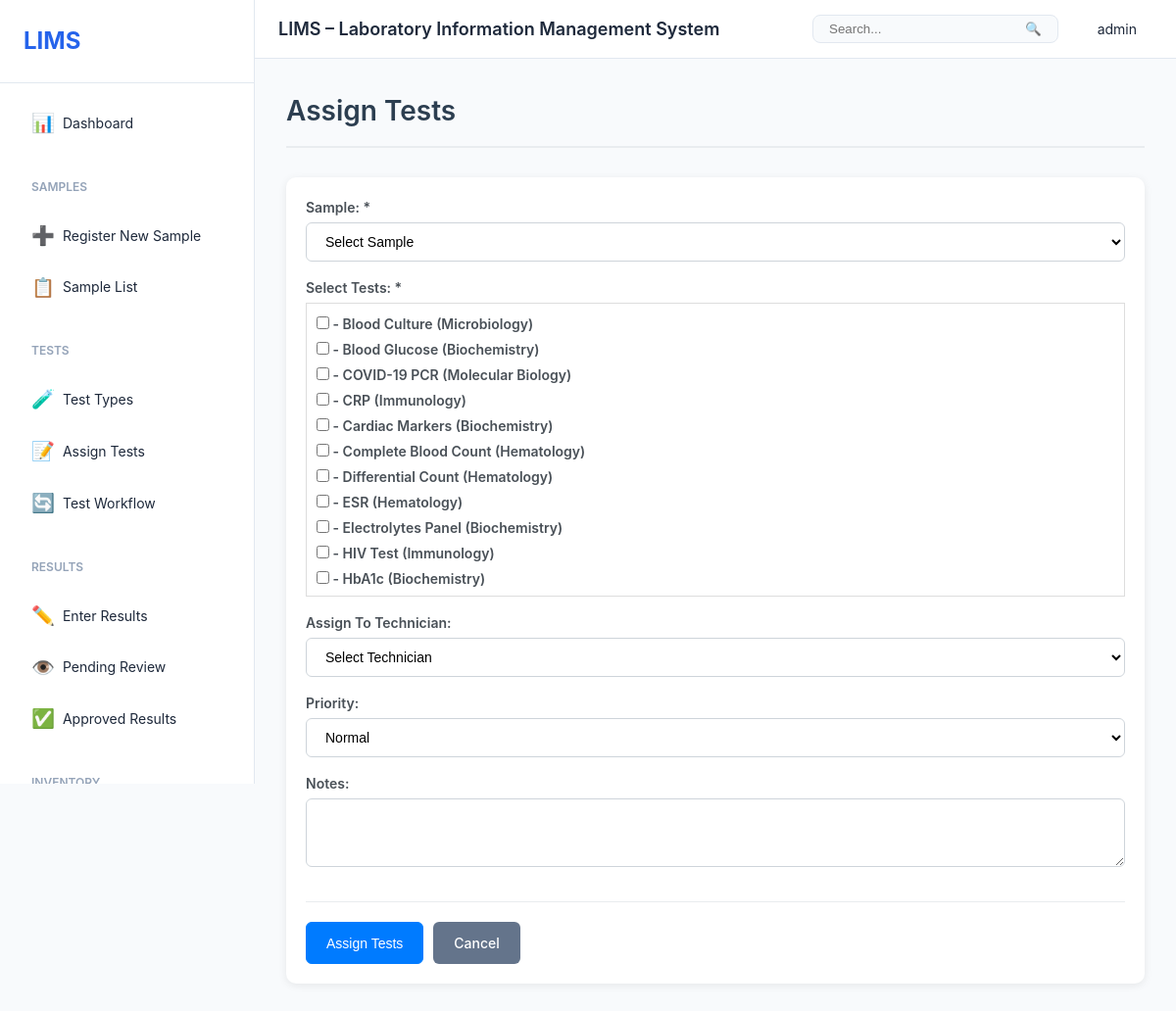
/tests/assign/ (signed in), run on the app's committed database.
### users/models.py (models this page shows, shortened)
class User(AbstractUser):
    role = models.ForeignKey(Role, on_delete=models.SET_NULL, null=True, blank=True)
    phone = models.CharField(max_length=20, blank=True)
    department = models.CharField(max_length=100, blank=True)
    employee_id = models.CharField(max_length=50, blank=True, unique=True)
    is_active = models.BooleanField(default=True)
    created_at = models.DateTimeField(auto_now_add=True)
    updated_at = models.DateTimeField(auto_now=True)
    class Meta:
        db_table = 'users'
        ordering = ['username']

### tests/models.py (models this page shows, shortened)
class Test(models.Model):
    CATEGORY_CHOICES = [
        ('hematology', 'Hematology'),
        ('biochemistry', 'Biochemistry'),
        ('microbiology', 'Microbiology'),
        ('immunology', 'Immunology'),
        ('molecular', 'Molecular Biology'),
        ('pathology', 'Pathology'),
        ('other', 'Other'),
    ]
    name = models.CharField(max_length=200, unique=True)
    code = models.CharField(max_length=50, unique=True)
    category = models.CharField(max_length=50, choices=CATEGORY_CHOICES)
    description = models.TextField(blank=True)
    turnaround_time = models.IntegerField(help_text='Expected turnaround time in hours')
    estimated_cost = models.DecimalField(max_digits=10, decimal_places=2, null=True, blank=True,
                                        help_text='Estimated cost per test')
    billable_amount = models.DecimalField(max_digits=10, decimal_places=2, null=True, blank=True,
                                         help_text='Amount charged to client')
    is_active = models.BooleanField(default=True)
    created_at = models.DateTimeField(auto_now_add=True)
    updated_at = models.DateTimeField(auto_now=True)
    class Meta:
        db_table = 'tests'
        ordering = ['name']

### tests/views.py (the view, shortened to what this page needs)
# urls.py: path('assign/', views.assign_test, name='assign_test'),
@login_required
def assign_test(request):
    samples = Sample.objects.filter(status__in=['registered', 'in_progress'])
    tests = Test.objects.filter(is_active=True)
    from users.models import User
    technicians = User.objects.filter(
        role__can_enter_results=True,
        is_active=True
    )
    context = {
        'samples': samples,
        'tests': tests,
        'technicians': technicians,
    }
    return render(request, 'tests/assign_test.html', context)

### templates/tests/assign_test.html (shortened to what this page needs)
{% extends 'base.html' %}
{% block content %}
<div class="page-header">
    <h1>Assign Tests</h1>
</div>
<div class="card">
    <div class="card-body">
        <form method="post">
            <div class="form-group">
                <label for="sample">Sample: *</label>
                <select name="sample" id="sample" required class="form-control">
                    <option value="">Select Sample</option>
                </select>
            </div>
            <div class="form-group">
                <label>Select Tests: *</label>
                <div style="border: 1px solid #ddd; padding: 10px; max-height: 300px; overflow-y: auto;">
                    {% for test in tests %}
                        <div class="checkbox">
                            <label>
                                <input type="checkbox" name="tests" value="{{ test.id }}">
                                {{ test.test_code }} - {{ test.name }} ({{ test.get_category_display }})
                            </label>
                        </div>
                    {% endfor %}
                </div>
            </div>
            <div class="form-group">
                <label for="assigned_to">Assign To Technician:</label>
                <select name="assigned_to" id="assigned_to" class="form-control">
                    <option value="">Select Technician</option>
                </select>
            </div>
            <div class="form-group">
                <label for="priority">Priority:</label>
                <select name="priority" id="priority" class="form-control">
                    <option value="normal">Normal</option>
                </select>
            </div>
            <div class="form-group">
                <label for="notes">Notes:</label>
                <textarea name="notes" id="notes" rows="3" class="form-control"></textarea>
            </div>
            <div class="form-actions">
                <button type="submit" class="btn btn-primary">Assign Tests</button>
                <a href="{% url 'tests:test_workflow' %}" class="btn btn-secondary">Cancel</a>
            </div>
        </form>
    </div>
</div>
{% endblock %}

### templates/base.html (shortened to what this page needs)
{% load static %}
<!DOCTYPE html>
<html lang="en">
<head>
    <link rel="stylesheet" href="{% static 'css/style.css' %}">
    <link rel="stylesheet" href="{% static 'css/labs.css' %}">
    <link rel="stylesheet" href="https://cdnjs.cloudflare.com/ajax/libs/font-awesome/5.15.4/css/all.min.css">
</head>
<body>
    <div class="layout">
        <aside class="sidebar" id="sidebar">
            <div class="sidebar-header">
                <h2>LIMS</h2>
            </div>
            <nav class="sidebar-nav">
                <a href="{% url 'dashboard:dashboard' %}" class="nav-item {% if request.resolver_match.url_name == 'dashboard' %}active{% endif %}">
                    <span class="icon">📊</span>
                    <span>Dashboard</span>
                </a>
                <div class="nav-group">
                    <div class="nav-group-title">Samples</div>
                    <a href="{% url 'samples:sample_create' %}" class="nav-item">
                        <span class="icon">➕</span>
                        <span>Register New Sample</span>
                    </a>
                    <a href="{% url 'samples:sample_list' %}" class="nav-item">
                        <span class="icon">📋</span>
                        <span>Sample List</span>
                    </a>
                </div>
                <div class="nav-group">
                    <div class="nav-group-title">Tests</div>
                    <a href="{% url 'tests:test_type_list' %}" class="nav-item">
                        <span class="icon">🧪</span>
                        <span>Test Types</span>
                    </a>
                    <a href="{% url 'tests:assign_test' %}" class="nav-item">
                        <span class="icon">📝</span>
                        <span>Assign Tests</span>
                    </a>
                    <a href="{% url 'tests:test_workflow' %}" class="nav-item">
                        <span class="icon">🔄</span>
                        <span>Test Workflow</span>
                    </a>
                </div>
                <div class="nav-group">
                    <div class="nav-group-title">Results</div>
                    <a href="{% url 'results:result_list' %}" class="nav-item">
                        <span class="icon">✏️</span>
                        <span>Enter Results</span>
                    </a>
                    <a href="{% url 'results:review_results' %}" class="nav-item">
                        <span class="icon">👁️</span>
                        <span>Pending Review</span>
                    </a>
                    <a href="{% url 'results:approved_results' %}" class="nav-item">
                        <span class="icon">✅</span>
                        <span>Approved Results</span>
                    </a>
                </div>
                <div class="nav-group">
                    <div class="nav-group-title">Inventory</div>
                </div>
            </nav>
        </aside>
        <div class="main-content">
            <header class="top-header">
                <div class="header-left">
                    <h1>LIMS – Laboratory Information Management System</h1>
                </div>
                <div class="header-right">
                    <div class="search-box">
                        <input type="text" placeholder="Search..." id="globalSearch">
                        <button>🔍</button>
                    </div>
                    <div class="user-menu">
                        <span>{{ user.get_full_name|default:user.username }}</span>
                    </div>
                </div>
            </header>
            <div class="page-content">
                {% block content %}{% endblock %}
            </div>
        </div>
    </div>
</body>
</html>

### static/css/style.css (style rules this page uses)
* { margin: 0; padding: 0; box-sizing: border-box; }
:root { --primary-color: #2563eb; --secondary-color: #64748b; --success-color: #10b981; --warning-color: #f59e0b; --danger-color: #ef4444; --info-color: #3b82f6; --bg-primary: #ffffff; --bg-secondary: #f8fafc; --bg-tertiary: #f1f5f9; --border-color: #e2e8f0; --text-primary: #1e293b; --text-secondary: #64748b; --text-muted: #94a3b8; --spacing-xs: 0.25rem; --spacing-sm: 0.5rem; --spacing-md: 1rem; --spacing-lg: 1.5rem; --spacing-xl: 2rem; --shadow-sm: 0 1px 2px rgba(0, 0, 0, 0.05); --shadow-md: 0 4px 6px rgba(0, 0, 0, 0.07); --shadow-lg: 0 10px 15px rgba(0, 0, 0, 0.1); --radius-sm: 0.25rem; --radius-md: 0.5rem; --radius-lg: 0.75rem; --sidebar-width: 260px; --header-height: 60px; }
body { font-family: 'Inter', -apple-system, BlinkMacSystemFont, 'Segoe UI', 'Roboto', sans-serif; font-size: 14px; line-height: 1.5; color: var(--text-primary); background-color: var(--bg-secondary); }
a { color: var(--primary-color); text-decoration: none; }
.layout { display: flex; min-height: 100vh; }
.sidebar { width: var(--sidebar-width); background: var(--bg-primary); border-right: 1px solid var(--border-color); position: fixed; height: 100vh; overflow-y: auto; z-index: 1000; }
.sidebar-header { padding: var(--spacing-lg); border-bottom: 1px solid var(--border-color); }
.sidebar-header h2 { font-size: 1.5rem; font-weight: 700; color: var(--primary-color); }
.sidebar-nav { padding: var(--spacing-md); }
.nav-item { display: flex; align-items: center; padding: 0.625rem var(--spacing-md); margin-bottom: var(--spacing-xs); color: var(--text-primary); border-radius: var(--radius-md); transition: all 0.2s; }
.nav-item .icon { margin-right: var(--spacing-sm); font-size: 1.2rem; }
.nav-group { margin-top: var(--spacing-lg); }
.nav-group-title { font-size: 0.75rem; font-weight: 600; text-transform: uppercase; color: var(--text-muted); padding: var(--spacing-sm) var(--spacing-md); margin-bottom: var(--spacing-sm); }
.main-content { flex: 1; margin-left: var(--sidebar-width); display: flex; flex-direction: column; }
.top-header { height: var(--header-height); background: var(--bg-primary); border-bottom: 1px solid var(--border-color); display: flex; align-items: center; justify-content: space-between; padding: 0 var(--spacing-lg); position: sticky; top: 0; z-index: 999; }
.header-left { display: flex; align-items: center; gap: var(--spacing-md); }
.header-left h1 { font-size: 1.125rem; font-weight: 600; color: var(--text-primary); }
.header-right { display: flex; align-items: center; gap: var(--spacing-lg); }
.search-box { display: flex; align-items: center; background: var(--bg-secondary); border: 1px solid var(--border-color); border-radius: var(--radius-md); padding: 0.375rem var(--spacing-sm); }
.search-box input { border: none; background: none; outline: none; padding: 0 var(--spacing-sm); min-width: 200px; }
.search-box button { background: none; border: none; cursor: pointer; padding: 0 var(--spacing-sm); }
.user-menu { position: relative; cursor: pointer; padding: var(--spacing-sm) var(--spacing-md); border-radius: var(--radius-md); }
.page-content { flex: 1; padding: var(--spacing-xl); }
.card { background: var(--bg-primary); border: 1px solid var(--border-color); border-radius: var(--radius-lg); box-shadow: var(--shadow-sm); margin-bottom: var(--spacing-lg); }
.card-body { padding: var(--spacing-lg); }
.btn { display: inline-block; padding: 0.5rem 1rem; font-size: 0.875rem; font-weight: 500; border-radius: var(--radius-md); border: 1px solid transparent; cursor: pointer; transition: all 0.2s; text-align: center; }
.btn-primary { background: var(--primary-color); color: white; }
.btn-secondary { background: var(--secondary-color); color: white; }
.form-control { width: 100%; padding: 0.5rem 0.75rem; font-size: 0.875rem; border: 1px solid var(--border-color); border-radius: var(--radius-md); background: var(--bg-primary); transition: border-color 0.2s; }
.form-group { margin-bottom: var(--spacing-md); }
.form-group label { display: block; margin-bottom: var(--spacing-xs); font-weight: 500; color: var(--text-primary); }
.page-header { display: flex; justify-content: space-between; align-items: center; margin-bottom: var(--spacing-xl); }

### data on the page
User: get_full_name "admin"
Test: name "Blood Culture", category "Microbiology"
Test: name "Blood Glucose", category "Biochemistry"
Test: name "COVID-19 PCR", category "Molecular Biology"
Test: name "CRP", category "Immunology"
Test: name "Cardiac Markers", category "Biochemistry"
Test: name "Complete Blood Count", category "Hematology"
Test: name "Differential Count", category "Hematology"
Test: name "ESR", category "Hematology"
Test: name "Electrolytes Panel", category "Biochemistry"
Test: name "HIV Test", category "Immunology"
Test: name "HbA1c", category "Biochemistry"
